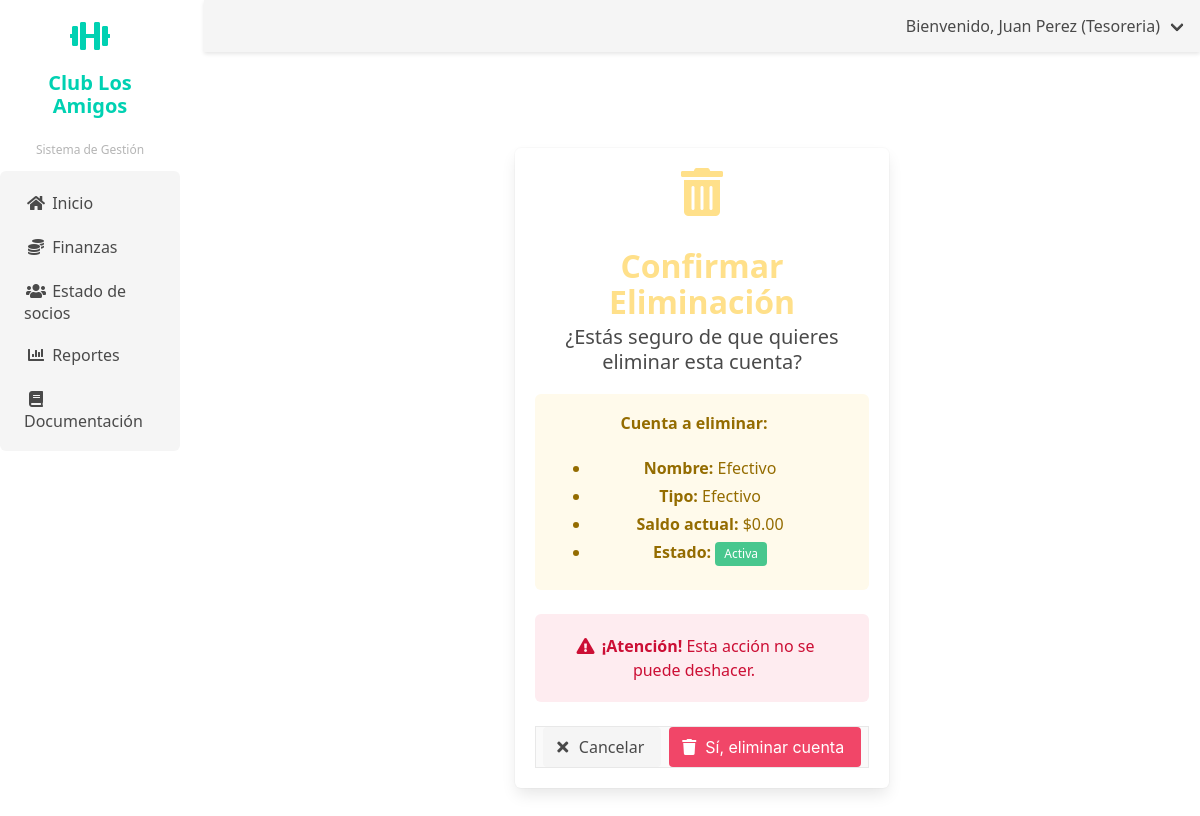
The page /finanzas/cuentas/3/eliminar/ (signed in) on the database as committed earlier.
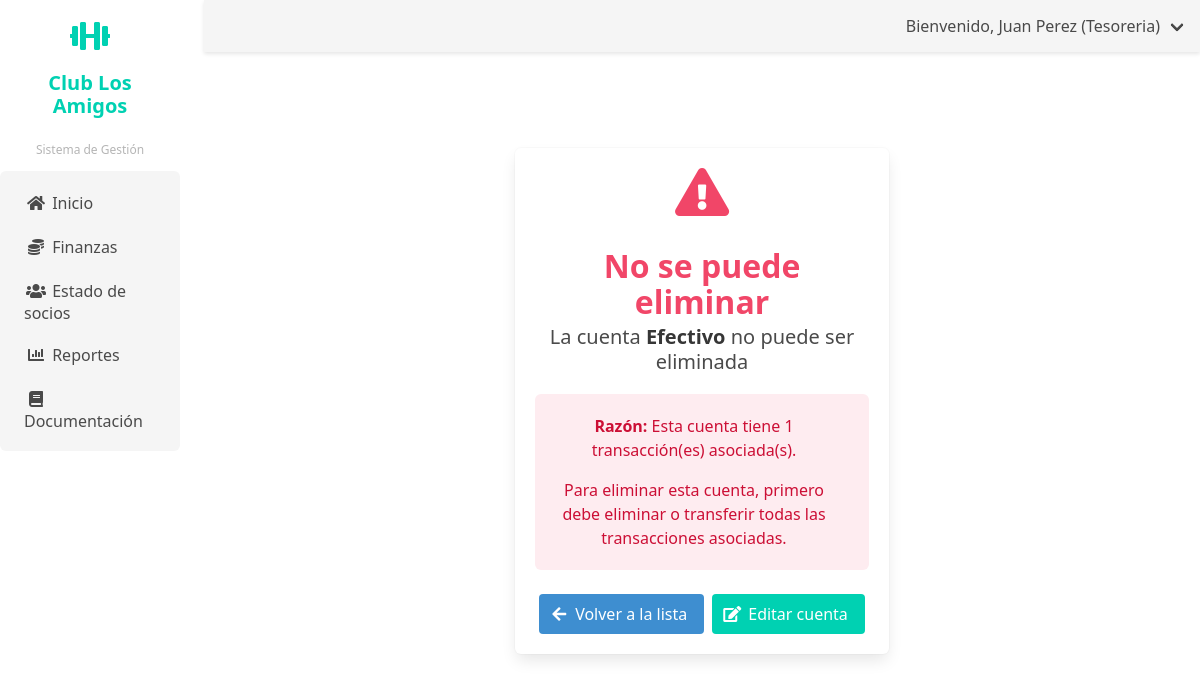
The same page on the database as committed later.
### finanzas/models.py (models this page shows, shortened)
class Cuenta(models.Model):
    TIPO_CUENTA_CHOICES = [
        ('EFECTIVO', 'Efectivo'),
        ('BANCO', 'Banco'),
        ('BILLETERA_VIRTUAL', 'Billetera Virtual'),
    ]
    nombre = models.CharField(max_length=100)
    tipo = models.CharField(max_length=20, choices=TIPO_CUENTA_CHOICES)
    saldo_actual = models.DecimalField(max_digits=12, decimal_places=2, default=0)
    descripcion = models.TextField(blank=True, null=True)
    activa = models.BooleanField(default=True)
    fecha_creacion = models.DateTimeField(auto_now_add=True)
    fecha_actualizacion = models.DateTimeField(auto_now=True)
    class Meta:
        verbose_name = 'Cuenta'
        verbose_name_plural = 'Cuentas'
        ordering = ['tipo', 'nombre']

### finanzas/views.py (the view, shortened to what this page needs)
# urls.py: path('cuentas/<int:pk>/eliminar/', views.eliminar_cuenta, name='eliminar_cuenta'),
@login_required
@tesorero_required
def eliminar_cuenta(request, pk):
    cuenta = get_object_or_404(Cuenta, pk=pk)
    transacciones_count = cuenta.transacciones.count()
    return render(request, 'finanzas/confirmar_eliminar_cuenta.html', {
        'cuenta': cuenta,
        'transacciones_count': transacciones_count
    })

### usuarios/context_processors.py (called while the page is built)
def user_role_context(request):
    if request.user.is_authenticated:
        user_groups = request.user.groups.all()
        if user_groups.filter(name='Coordinador').exists():
            user_role = 'Coordinador'
        elif user_groups.filter(name='Tesoreria').exists():
            user_role = 'Tesoreria'
        elif user_groups.filter(name='Comision').exists():
            user_role = 'Comision'
        elif user_groups.filter(name='Administrador').exists():
            user_role = 'Administrador'
        else:
            user_role = 'Default'
    else:
        user_role = 'Default'
    return {
        'user_role': user_role
    }

### finanzas/templates/finanzas/confirmar_eliminar_cuenta.html (shortened to what the changed rows need)
{% extends 'usuarios/base_tesorero.html' %}
{% load static %}
{% block content %}
<div class="container">
    <div class="section">
        <div class="columns is-centered">
            <div class="column is-6">
                <div class="box">
                    <div class="content has-text-centered">
                        {% if transacciones_count > 0 %}
                            <div class="icon is-large has-text-danger">
                                <i class="fas fa-exclamation-triangle fa-3x"></i>
                            </div>
                            <h1 class="title has-text-danger">No se puede eliminar</h1>
                            <p class="subtitle">La cuenta <strong>{{ cuenta.nombre }}</strong> no puede ser eliminada</p>
                            <div class="notification is-danger is-light">
                                <p>
                                    <strong>Razón:</strong> Esta cuenta tiene {{ transacciones_count }} transacción(es) asociada(s).
                                </p>
                                <p class="mt-3">
                                    Para eliminar esta cuenta, primero debe eliminar o transferir todas las transacciones asociadas.
                                </p>
                            </div>
                            <div class="buttons is-centered">
                                <a href="{% url 'finanzas:lista_cuentas' %}" class="button is-info">
                                    <span class="icon">
                                        <i class="fas fa-arrow-left"></i>
                                    </span>
                                    <span>Volver a la lista</span>
                                </a>
                                <a href="{% url 'finanzas:editar_cuenta' cuenta.pk %}" class="button is-primary">
                                    <span class="icon">
                                        <i class="fas fa-edit"></i>
                                    </span>
                                    <span>Editar cuenta</span>
                                </a>
                            </div>
                        {% else %}
                            <div class="icon is-large has-text-warning">
                                <i class="fas fa-trash-alt fa-3x"></i>
                            </div>
                            <h1 class="title has-text-warning">Confirmar Eliminación</h1>
                            <p class="subtitle">¿Estás seguro de que quieres eliminar esta cuenta?</p>
                            <div class="notification is-warning is-light">
                                <h4 class="title is-6">Cuenta a eliminar:</h4>
                                <div class="content">
                                    <ul>
                                        <li><strong>Nombre:</strong> {{ cuenta.nombre }}</li>
                                        <li><strong>Tipo:</strong>
                                            {% if cuenta.tipo == 'EFECTIVO' %}
                                                Efectivo
                                            {% elif cuenta.tipo == 'BANCO' %}
                                                Banco
                                            {% elif cuenta.tipo == 'BILLETERA_VIRTUAL' %}
                                                Billetera Virtual
                                            {% endif %}
                                        </li>
                                        <li><strong>Saldo actual:</strong> ${{ cuenta.saldo_actual|floatformat:2 }}</li>
                                        <li><strong>Estado:</strong>
                                            {% if cuenta.activa %}
                                                <span class="tag is-success">Activa</span>
                                            {% else %}
                                                <span class="tag is-danger">Inactiva</span>
                                            {% endif %}
                                        </li>
                                    </ul>
                                </div>
                            </div>
                            <div class="notification is-danger is-light">
                                <p>
                                    <span class="icon">
                                        <i class="fas fa-exclamation-triangle"></i>
                                    </span>
                                    <strong>¡Atención!</strong> Esta acción no se puede deshacer.
                                </p>
                            </div>
                            <form method="post">
                                <div class="buttons is-centered">
                                    <a href="{% url 'finanzas:lista_cuentas' %}" class="button is-light">
                                        <span class="icon">
                                            <i class="fas fa-times"></i>
                                        </span>
                                        <span>Cancelar</span>
                                    </a>
                                    <button type="submit" class="button is-danger">
                                        <span class="icon">
                                            <i class="fas fa-trash"></i>
                                        </span>
                                        <span>Sí, eliminar cuenta</span>
                                    </button>
                                </div>
                            </form>
                        {% endif %}
                    </div>
                </div>
            </div>
        </div>
    </div>
</div>
{% endblock %}

Rows that differ between the two databases and show on the page:
changed Cuenta "Efectivo": saldo_actual "0.00" → (not shown)
Other text that changed with them:
{{ transacciones_count }}: (not shown) → "1"
text no longer shown: "Confirmar Eliminación ¿Estás seguro de que quieres eliminar esta cuenta? Cuenta a eliminar: Nombre: Tipo: Efectivo Saldo actual: $ Estado: Activa ¡Atención! Esta acción no se puede deshacer. Cancelar Sí, eliminar cuenta"
text now shown: "No se puede eliminar La cuenta no puede ser eliminada Razón: Esta cuenta tiene transacción(es) asociada(s). Para eliminar esta cuenta, primero debe eliminar o transferir todas las transacciones asociadas. Volver a la lista Editar cuenta"
